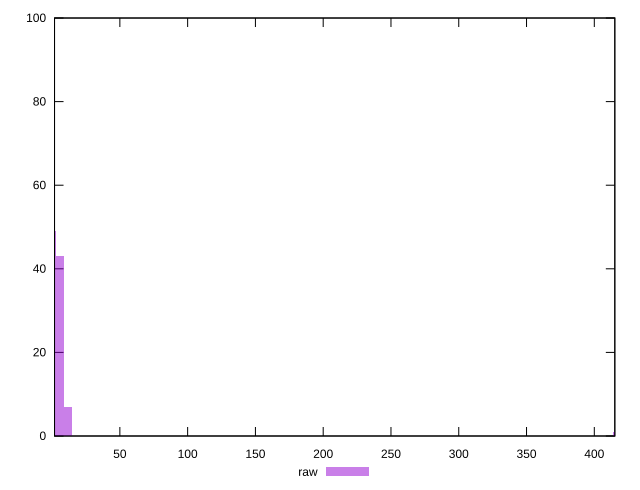

Write gnuplot code to recreate this figure.
reset

$raw <<EOF
416.76497962752745 1
5.869929290528556 43
0 49
11.739858581057112 7
EOF

set key outside below
set boxwidth 5.869929290528556
set xrange [1.805:415.13599999999997]
set yrange [0:100]
set trange [0:100]
set style fill transparent solid 0.5 noborder
set terminal svg size 640, 490 enhanced background rgb 'white'
set output "report_00018_2021-02-10T15-25-16.877Z/server-response-time/samples/pages+cached+noadtech+nomedia+nocss/raw/histogram.svg"

plot $raw title "raw" with boxes

reset
